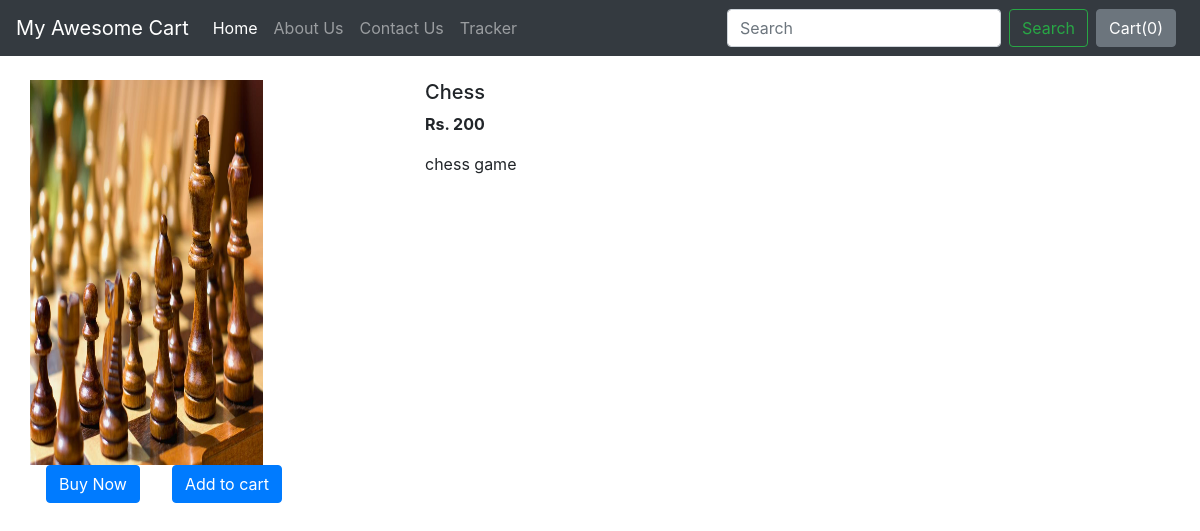
/shop/products/12, run on the app's committed database.
### shop/models.py (models this page shows, shortened)
class Product(models.Model):
    product_id=models.AutoField
    product_name=models.CharField(max_length=100)
    category=models.CharField(max_length=50,default="")
    subcategory=models.CharField(max_length=50,default="")
    price=models.IntegerField(default=0)
    desc=models.CharField(max_length=300)
    pub_date=models.DateField()
    image=models.ImageField(upload_to="shop/images",default="")

### shop/views.py (the view)
# urls.py: path('products/<int:myid>',views.prodView,name='ProductView'),
def prodView(request,myid):
    product=Product.objects.filter(id=myid)
    return render(request,'shop/prodview.html',{'product':product[0]})

### shop/templates/shop/prodview.html (shortened to what this page needs)
{% extends "shop/basic.html" %}
{% block body %}
<div class="container my-4">
    <div class="row">
    <div class="col-md-4">
        <div class="row">
            <img src="/media/{{product.image}}" width="233px" height="385px" ></img>
        </div>
        <div class="row">
            <button class="btn btn-primary mx-3">Buy Now</button>
            <button class="btn btn-primary mx-3">Add to cart</button>
        </div>
    </div>
    <div class="col-md-8">
        <h5>{{product.product_name}}</h5>
        <p> <b>Rs.  {{product.price}} </b></p>
        <p>{{product.desc}}</p>
    </div>
</div>
</div>
{% endblock %}

### data on the page
Product: image (picture), product_name "Chess", price "200", desc "chess game"
